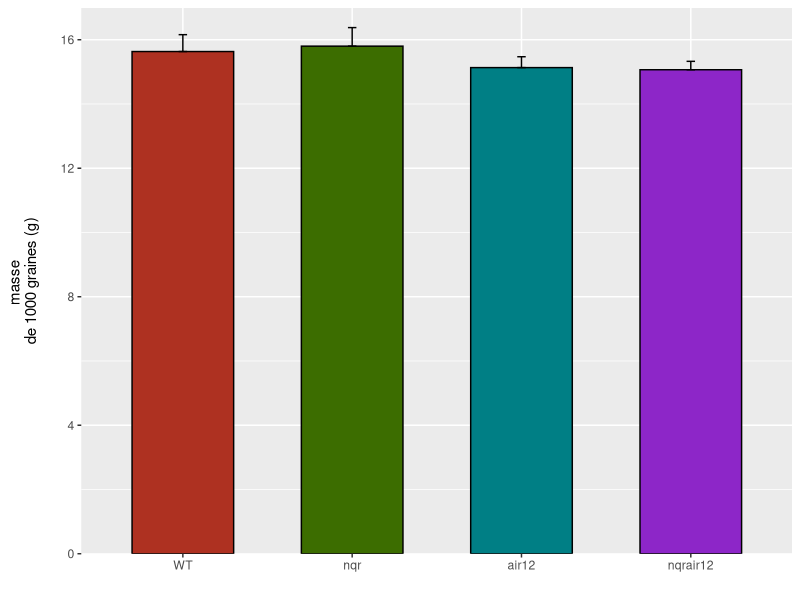

This chart was generated by the following R code: (Note: this script raises an error after producing the figure.)
graphics.off()
remove(list = ls())

library(ggplot2)
library(cowplot)

data <- data.frame(read.csv("Ler1000.csv", sep = ',', dec = '.', header = TRUE))

#########
#CALCULS#
#########

mean <- aggregate(data$masse, list(data$genotype), mean)

StandErr <- function(x) {
  se <- sd(x)/sqrt(length(x)) # pas besoin de détailler x, aggregate se charge de tout compléter
}

standard.error <- aggregate(data$masse, list(data$genotype), StandErr)

summary <- cbind(mean, standard.error[,2]) # rassembler 2 tableaux
colnames(summary) <- c("genotype", "weight", "standard_error")

summary$genotype <- factor(summary$genotype, levels = c("WT", "nqr", "air12","nqrair12"))

#########
#BARPLOT#
#########

g <- ggplot(data = summary, 
            aes(x = genotype, 
                y = weight,
                fill = genotype,
                group = genotype))
g <- g + theme(legend.position = "none")
g <- g + geom_bar(stat = "identity", 
                  color = "black", width = 0.6)
g <- g + xlab("")
g <- g + scale_fill_hue(l = 40, c = 100)
g <- g + scale_y_continuous(name = "masse \nde 1000 graines (g)\n",                            
                            expand = c(0,0), 
                            limits = c(0,17))
g <- g + geom_errorbar(aes(ymin = summary$weight, ymax = summary$weight + summary$standard_error), width = 0.05)
g
save_plot('masse1000grainesLER.png', g, base_aspect_ratio = 1.3)

#######
#TESTS#
#######

shapiroTest <- aggregate(masse ~ genotype, data = data, 
                         function (x) shapiro.test(x)$p.value)
#toutes les distributions sont normales

result <- data.frame(reference=character(0),
                     genotype=character(0),
                     bartlett=numeric(0),
                     bartlett.pass=logical(0),
                     student=numeric(0),
                     student.pass=logical(0))

for (params in list(c("WT", "nqr"),
                    c("WT", "air12"),
                    c("WT", "nqrair12"))) {
  
  reference <- params[1]
  genotype <- params[2]
  
  bartlettResult <- bartlett.test(list(data$masse[data$genotype == reference],
                                       data$masse[data$genotype == genotype]))
  
  #égalité des variances
  
  studentResult<- t.test(data$masse[data$genotype == reference],
                         data$masse[data$genotype == genotype], var.equal = TRUE)
  
  result <- rbind(result, data.frame(reference=reference,
                                     genotype=genotype,
                                     bartlett=bartlettResult$p.value,
                                     bartlett.pass=(bartlettResult$p.value > 0.05),
                                     student=studentResult$p.value,
                                     student.pass=(studentResult$p.value > 0.05)))
}

stats <- lm(data$masse ~ data$genotype + data$repetition)
summary(stats)
anova(stats)

a1 <- aov(data$masse ~ data$genotype + data$repetition)
posthoc <- TukeyHSD(x=a1, 'data$genotype', conf.level=0.95)

out <- HSD.test(stats, 'data$genotype')
